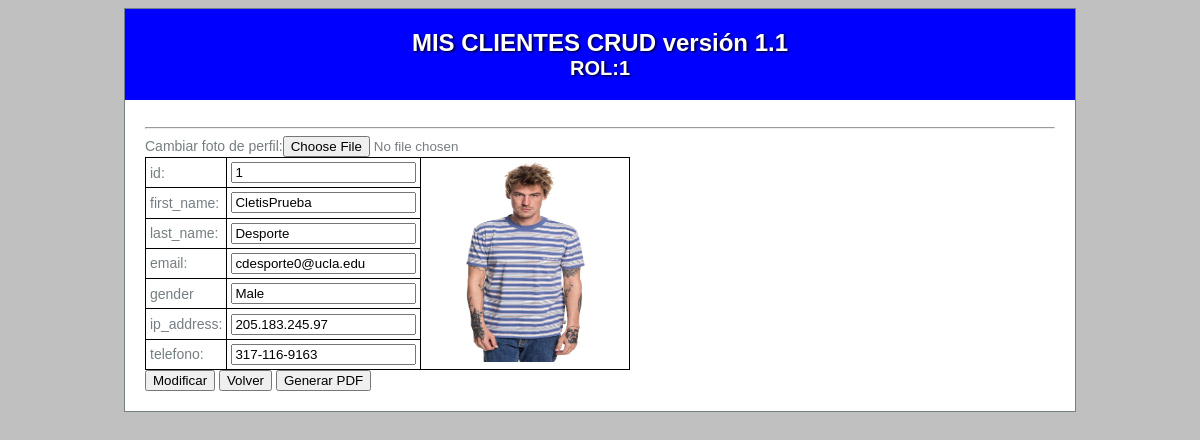
Screenshot of /index.php?orden=Modificar&id=1 (signed in) with the database file from the repository.
### tables this page shows
CREATE TABLE `clientes` (
  `id` int(8) NOT NULL,
  `first_name` varchar(50) DEFAULT NULL,
  `last_name` varchar(50) DEFAULT NULL,
  `email` varchar(50) DEFAULT NULL,
  `gender` varchar(50) DEFAULT NULL,
  `ip_address` varchar(20) DEFAULT NULL,
  `telefono` varchar(50) DEFAULT NULL
);

### app/controllers/crudclientes.php (called while the page is built, shortened)
<?php
function crudModificar($id){
    $db = AccesoDatos::getModelo();
    $cli = $db->getCliente($id);
    $orden="Modificar";
    include_once "app/views/formulario.php";
}
function buscarFotoPerfil($id){
    $aux=0;
    $aux=str_pad($aux, 7, "0", STR_PAD_LEFT);
    $aux=substr($aux, 0, 8-strlen($id)).$id;
    $fichero=$aux.".jpg";
    return $fichero;
}
function comprobarFotoPerfil($id){
    $fichero=buscarFotoPerfil($id);
    $fichero="app/uploads/".$fichero;
    if (file_exists($fichero)) {
        return "$fichero";
    }
    return 'https://robohash.org/'.$id;
}
?>

### app/models/AccesoDatos.php (called while the page is built, shortened)
<?php
class AccesoDatos
{
    private static $modelo = null;
    private $dbh = null;
    public static function getModelo()
    {
        if (self::$modelo == null) {
            self::$modelo = new AccesoDatos();
        }
        return self::$modelo;
    }
    private function __construct()
    {
        $this->dbh = new mysqli(DB_SERVER, DB_USER, DB_PASSWD, DATABASE);
    }
    public function getCliente(int $id)
    {
        $cli = false;
        $stmt_usuario   = $this->dbh->prepare("select * from Clientes where id =?");
        $stmt_usuario->bind_param("i", $id);
        $stmt_usuario->execute();
        $result = $stmt_usuario->get_result();
        if ($result) {
            $cli = $result->fetch_object('Cliente');
        }
        return $cli;
    }
}

### app/models/Cliente.php (called while the page is built, shortened)
<?php
class Cliente {
   function &__get($name)
   {
       if ( property_exists($this,$name)){
           return $this->$name;
       }
   }
}

### app/views/formulario.php (the view, shortened to what this page needs)
<hr>
<form enctype="multipart/form-data" method="post"  action="">
<table>
<tr><td>id:</td>
    <?php if($orden=="Modificar"){?>
        <td><input type="number" name="id" value="<?=$cli->id ?>"  readonly > </td>
        <td rowspan="7"><img src="<?=comprobarFotoPerfil($cli->id) ?>" alt=""></td>
        <?php } else {
            ?>
             <td><input type="number" name="id" value="<?=checkLastId() ?>"  readonly > </td>
        <?php } ?>
</tr>
 <tr><td>first_name:</td>
 <td><input type="text" name="first_name" value="<?=$cli->first_name ?>" autofocus  ></td></tr>
 <tr><td>last_name:</td>
 <td><input type="text" name="last_name" value="<?=$cli->last_name ?>"  ></td></tr>
 <tr><td>email:</td>
 <td><input type="email" name="email" value="<?=$cli->email ?>"  ></td></tr>
 <tr><td>gender</td>
 <td><input type="text" name="gender" value="<?=$cli->gender ?>"  ></td></tr>
 <tr><td>ip_address:</td>
 <td><input type="text" name="ip_address" value="<?=$cli->ip_address ?>"  ></td></tr>
 <tr><td>telefono:</td>
 <td><input type="tel" name="telefono" value="<?=$cli->telefono ?>"  ></td></tr>
 <tr>
<label for="foto">Cambiar foto de perfil:</label>
<input type="file" name="foto">
</tr>
</table>
<input type="submit"	 name="orden" 	value="<?=$orden?>">
<input type="submit"	 name="orden" 	value="Volver">
<input type="submit"	 name="pdf" 	value="Generar PDF">
</form>

### web/css/default.css (style rules this page uses)
body { background: silver; text-align: justify; font-family: Tahoma, Geneva, sans-serif; font-size: 14px; color: #757E82; }
table, th, td { border: 1px solid black; border-collapse:collapse; padding: 4px; }
img { border-radius: 8px; width: 200px; height: 200px; }

### rows the page displays
clientes: id "1", first_name "CletisPrueba", last_name "Desporte", email "cdesporte0@ucla.edu", gender "Male", ip_address "205.183.245.97", telefono "317-116-9163"

### other values shown
$_SESSION['rol'] "1"
